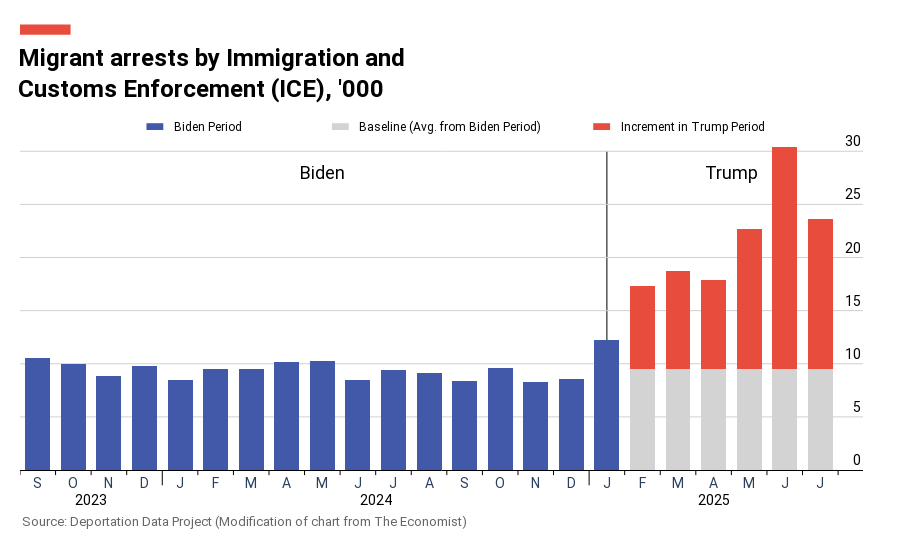

The code cell stored with this chart in its notebook:
### Code cell
# NEW CHART: Biden months in blue, Trump months stacked (gray baseline + red excess)
# Calculate Biden average (Sept 2023 - Jan 2025 = 17 months)
biden_avg = monthly_arrests.iloc[:17]['arrests_thousands'].mean()

print(f"Biden average arrests (Sept 2023 - Jan 2025): {biden_avg:.2f}k")
print(f"\nTrump months breakdown:")

# Create separate traces for stacked bars
biden_data = monthly_arrests.iloc[:17].copy()
trump_data = monthly_arrests.iloc[17:].copy()

# For Trump months, split into gray baseline and red excess
trump_baseline = [biden_avg] * len(trump_data)
trump_excess = (trump_data['arrests_thousands'] - biden_avg).tolist()

for i, (idx, row) in enumerate(trump_data.iterrows()):
    print(f"{row['year_month'].strftime('%b %Y')}: Total={row['arrests_thousands']:.2f}k, Baseline={biden_avg:.2f}k, Excess={trump_excess[i]:.2f}k")

# Create the stacked bar chart
fig2 = go.Figure()

# Biden months - blue bars
fig2.add_trace(go.Bar(
    x=x_categories[:17],
    y=biden_data['arrests_thousands'],
    marker=dict(
        color='#4259AA',
        line=dict(width=0)
    ),
    name='Biden Period',
    hovertemplate='%{y:.1f}k arrests<extra></extra>'
))

# Trump months - gray baseline (bottom)
fig2.add_trace(go.Bar(
    x=x_categories[17:],
    y=trump_baseline,
    marker=dict(
        color='#D3D3D3',  # Light gray
        line=dict(width=0)
    ),
    name='Baseline (Avg. from Biden Period)',
    hovertemplate='%{y:.1f}k arrests<extra></extra>'
))

# Trump months - red excess (top)
fig2.add_trace(go.Bar(
    x=x_categories[17:],
    y=trump_excess,
    marker=dict(
        color='#E74C3C',
        line=dict(width=0)
    ),
    name='Increment in Trump Period',
    hovertemplate='%{y:.1f}k arrests<extra></extra>'
))

# Add administration labels
fig2.add_annotation(
    x=8,
    y=28,
    text='Biden',
    showarrow=False,
    font=dict(size=18, color='black', family='Roboto, Arial, sans-serif'),
    xanchor='center',
    yanchor='middle'
)

fig2.add_annotation(
    x=19.5,
    y=28,
    text='Trump',
    showarrow=False,
    font=dict(size=18, color='black', family='Roboto, Arial, sans-serif'),
    xanchor='center',
    yanchor='middle'
)

# Update layout
fig2.update_layout(
    title=dict(
        text='Migrant arrests by Immigration and<br>Customs Enforcement (ICE), \'000',
        font=dict(size=24, color='black', family='Roboto, Arial, sans-serif', weight='bold'),
        x=0.02,
        xanchor='left',
        y=0.88,
        yanchor='top'
    ),
    xaxis=dict(
        type='category',
        tickmode='array',
        tickvals=x_categories,
        ticktext=x_labels,
        tickfont=dict(size=14, family='Roboto, Arial, sans-serif'),
        showgrid=False,
        showline=True,
        linecolor='black',
        linewidth=1,
        zeroline=False,
        ticks='',
        ticklen=0,
        range=[-0.5, len(x_categories) + 0.2]
    ),
    yaxis=dict(
        range=[0, 32],
        tickvals=[0, 5, 10, 15, 20, 25, 30],
        tickfont=dict(size=14, family='Roboto, Arial, sans-serif'),
        showgrid=True,
        gridcolor='#D0D0D0',
        gridwidth=1,
        showline=False,
        zeroline=False,
        title='',
        side='right',
        tickmode='array',
        layer='below traces',
        ticks='',
        ticklen=0,
        showticklabels=False
    ),
    plot_bgcolor='white',
    paper_bgcolor='white',
    height=550,
    margin=dict(l=20, r=20, t=130, b=80),
    showlegend=False,
    bargap=0.3,
    barmode='stack',  # Stack the Trump bars
    hoverlabel=dict(
        bgcolor='black',
        font_size=14,
        font_family='Roboto, Arial, sans-serif'
    ),
    shapes=[
        # Red rectangle above the title
        dict(
            type='rect',
            xref='paper',
            yref='paper',
            x0=0,
            y0=1.28,
            x1=0.06,
            y1=1.31,
            fillcolor='#E74C3C',
            line=dict(width=0)
        ),
        # Thin vertical line at January 2025 column
        dict(
            type='line',
            xref='x',
            yref='y',
            x0=16,
            y0=0,
            x1=16,
            y1=30,
            line=dict(color='black', width=1),
            layer='below'
        )
    ]
)

# Add y-axis labels on top of gridlines
for tick_val in [0, 5, 10, 15, 20, 25, 30]:
    fig2.add_annotation(
        x=1.0,
        xref='paper',
        y=tick_val,
        yref='y',
        text=str(tick_val),
        showarrow=False,
        font=dict(size=14, family='Roboto, Arial, sans-serif', color='black'),
        xanchor='right',
        yanchor='bottom'
    )

# Add centered year labels below the x-axis
for start_idx, year in year_positions:
    if year == 2023:
        center_x = start_idx + 1.5
    elif year == 2024:
        center_x = start_idx + 5.5
    elif year == 2025:
        center_x = start_idx + 3
    
    fig2.add_annotation(
        x=center_x,
        xref='x',
        y=-0.06,
        yref='paper',
        text=str(year),
        showarrow=False,
        font=dict(size=14, family='Roboto, Arial, sans-serif', color='black'),
        xanchor='center',
        yanchor='top'
    )

# Add tick marks between columns
fig2.add_shape(
    type='line',
    xref='x',
    yref='paper',
    x0=-0.5,
    y0=0,
    x1=-0.5,
    y1=-0.015,
    line=dict(color='black', width=1)
)

for i in range(len(x_categories) - 1):
    current_year = int(x_categories[i].split('-')[0])
    next_year = int(x_categories[i + 1].split('-')[0])
    is_year_boundary = (current_year != next_year)
    tick_length = -0.045 if is_year_boundary else -0.015
    
    fig2.add_shape(
        type='line',
        xref='x',
        yref='paper',
        x0=i + 0.5,
        y0=0,
        x1=i + 0.5,
        y1=tick_length,
        line=dict(color='black', width=1)
    )

fig2.add_shape(
    type='line',
    xref='x',
    yref='paper',
    x0=len(x_categories) - 0.5,
    y0=0,
    x1=len(x_categories) - 0.5,
    y1=-0.015,
    line=dict(color='black', width=1)
)

# Add legend above the chart and below the title
# Blue square for Biden period
fig2.add_shape(
    type='rect',
    xref='paper',
    yref='paper',
    x0=0.15,
    y0=1.00,
    x1=0.17,
    y1=1.02,
    fillcolor='#4259AA',
    line=dict(width=0)
)
fig2.add_annotation(
    text='Biden Period',
    xref='paper',
    yref='paper',
    x=0.18,
    y=1.01,
    showarrow=False,
    font=dict(size=12, color='black', family='Roboto, Arial, sans-serif'),
    xanchor='left',
    yanchor='middle'
)

# Light gray square for baseline
fig2.add_shape(
    type='rect',
    xref='paper',
    yref='paper',
    x0=0.37,
    y0=1.00,
    x1=0.39,
    y1=1.02,
    fillcolor='#D3D3D3',
    line=dict(width=0)
)
fig2.add_annotation(
    text='Baseline (Avg. from Biden Period)',
    xref='paper',
    yref='paper',
    x=0.40,
    y=1.01,
    showarrow=False,
    font=dict(size=12, color='black', family='Roboto, Arial, sans-serif'),
    xanchor='left',
    yanchor='middle'
)

# Red square for excess
fig2.add_shape(
    type='rect',
    xref='paper',
    yref='paper',
    x0=0.68,
    y0=1.00,
    x1=0.70,
    y1=1.02,
    fillcolor='#E74C3C',
    line=dict(width=0)
)
fig2.add_annotation(
    text='Increment in Trump Period',
    xref='paper',
    yref='paper',
    x=0.71,
    y=1.01,
    showarrow=False,
    font=dict(size=12, color='black', family='Roboto, Arial, sans-serif'),
    xanchor='left',
    yanchor='middle'
)

# Add source annotation
fig2.add_annotation(
    text='Source: Deportation Data Project (Modification of chart from The Economist)',
    xref='paper',
    yref='paper',
    x=0,
    y=-0.18,
    showarrow=False,
    font=dict(size=13, color='#666666', family='Roboto, Arial, sans-serif'),
    xanchor='left'
)

fig2.show()

### Figure 1 — Plotly figure (JSON) as saved in the notebook; plotly's stock layout.template omitted (floating-point values rounded to 4 significant figures)
{"data": [{"hovertemplate": "%{y:.1f}k arrests<extra></extra>", "marker": {"color": "#4259AA", "line": {"width": 0}}, "name": "Biden Period", "type": "bar", "x": ["2023-09", "2023-10", "2023-11", "2023-12", "2024-01", "2024-02", "2024-03", "2024-04", "2024-05", "2024-06", "2024-07", "2024-08", "2024-09", "2024-10", "2024-11", "2024-12", "2025-01"], "y": [10.52, 10.0, 8.825, 9.807, 8.462, 9.54, 9.507, 10.14, 10.22, 8.459, 9.442, 9.141, 8.407, 9.58, 8.246, 8.542, 12.28]}, {"hovertemplate": "%{y:.1f}k arrests<extra></extra>", "marker": {"color": "#D3D3D3", "line": {"width": 0}}, "name": "Baseline (Avg. from Biden Period)", "type": "bar", "x": ["2025-02", "2025-03", "2025-04", "2025-05", "2025-06", "2025-07"], "y": [9.477, 9.477, 9.477, 9.477, 9.477, 9.477]}, {"hovertemplate": "%{y:.1f}k arrests<extra></extra>", "marker": {"color": "#E74C3C", "line": {"width": 0}}, "name": "Increment in Trump Period", "type": "bar", "x": ["2025-02", "2025-03", "2025-04", "2025-05", "2025-06", "2025-07"], "y": [7.845, 9.272, 8.384, 13.17, 20.92, 14.15]}], "layout": {"annotations": [{"font": {"color": "black", "family": "Roboto, Arial, sans-serif", "size": 18}, "showarrow": false, "text": "Biden", "x": 8, "xanchor": "center", "y": 28, "yanchor": "middle"}, {"font": {"color": "black", "family": "Roboto, Arial, sans-serif", "size": 18}, "showarrow": false, "text": "Trump", "x": 19.5, "xanchor": "center", "y": 28, "yanchor": "middle"}, {"font": {"color": "black", "family": "Roboto, Arial, sans-serif", "size": 14}, "showarrow": false, "text": "0", "x": 1, "xanchor": "right", "xref": "paper", "y": 0, "yanchor": "bottom", "yref": "y"}, {"font": {"color": "black", "family": "Roboto, Arial, sans-serif", "size": 14}, "showarrow": false, "text": "5", "x": 1, "xanchor": "right", "xref": "paper", "y": 5, "yanchor": "bottom", "yref": "y"}, {"font": {"color": "black", "family": "Roboto, Arial, sans-serif", "size": 14}, "showarrow": false, "text": "10", "x": 1, "xanchor": "right", "xref": "paper", "y": 10, "yanchor": "bottom", "yref": "y"}, {"font": {"color": "black", "family": "Roboto, Arial, sans-serif", "size": 14}, "showarrow": false, "text": "15", "x": 1, "xanchor": "right", "xref": "paper", "y": 15, "yanchor": "bottom", "yref": "y"}, {"font": {"color": "black", "family": "Roboto, Arial, sans-serif", "size": 14}, "showarrow": false, "text": "20", "x": 1, "xanchor": "right", "xref": "paper", "y": 20, "yanchor": "bottom", "yref": "y"}, {"font": {"color": "black", "family": "Roboto, Arial, sans-serif", "size": 14}, "showarrow": false, "text": "25", "x": 1, "xanchor": "right", "xref": "paper", "y": 25, "yanchor": "bottom", "yref": "y"}, {"font": {"color": "black", "family": "Roboto, Arial, sans-serif", "size": 14}, "showarrow": false, "text": "30", "x": 1, "xanchor": "right", "xref": "paper", "y": 30, "yanchor": "bottom", "yref": "y"}, {"font": {"color": "black", "family": "Roboto, Arial, sans-serif", "size": 14}, "showarrow": false, "text": "2023", "x": 1.5, "xanchor": "center", "xref": "x", "y": -0.06, "yanchor": "top", "yref": "paper"}, {"font": {"color": "black", "family": "Roboto, Arial, sans-serif", "size": 14}, "showarrow": false, "text": "2024", "x": 9.5, "xanchor": "center", "xref": "x", "y": -0.06, "yanchor": "top", "yref": "paper"}, {"font": {"color": "black", "family": "Roboto, Arial, sans-serif", "size": 14}, "showarrow": false, "text": "2025", "x": 19, "xanchor": "center", "xref": "x", "y": -0.06, "yanchor": "top", "yref": "paper"}, {"font": {"color": "black", "family": "Roboto, Arial, sans-serif", "size": 12}, "showarrow": false, "text": "Biden Period", "x": 0.18, "xanchor": "left", "xref": "paper", "y": 1.01, "yanchor": "middle", "yref": "paper"}, {"font": {"color": "black", "family": "Roboto, Arial, sans-serif", "size": 12}, "showarrow": false, "text": "Baseline (Avg. from Biden Period)", "x": 0.4, "xanchor": "left", "xref": "paper", "y": 1.01, "yanchor": "middle", "yref": "paper"}, {"font": {"color": "black", "family": "Roboto, Arial, sans-serif", "size": 12}, "showarrow": false, "text": "Increment in Trump Period", "x": 0.71, "xanchor": "left", "xref": "paper", "y": 1.01, "yanchor": "middle", "yref": "paper"}, {"font": {"color": "#666666", "family": "Roboto, Arial, sans-serif", "size": 13}, "showarrow": false, "text": "Source: Deportation Data Project (Modification of chart from The Economist)", "x": 0, "xanchor": "left", "xref": "paper", "y": -0.18, "yref": "paper"}], "bargap": 0.3, "barmode": "stack", "height": 550, "hoverlabel": {"bgcolor": "black", "font": {"family": "Roboto, Arial, sans-serif", "size": 14}}, "margin": {"b": 80, "l": 20, "r": 20, "t": 130}, "paper_bgcolor": "white", "plot_bgcolor": "white", "shapes": [{"fillcolor": "#E74C3C", "line": {"width": 0}, "type": "rect", "x0": 0, "x1": 0.06, "xref": "paper", "y0": 1.28, "y1": 1.31, "yref": "paper"}, {"layer": "below", "line": {"color": "black", "width": 1}, "type": "line", "x0": 16, "x1": 16, "xref": "x", "y0": 0, "y1": 30, "yref": "y"}, {"line": {"color": "black", "width": 1}, "type": "line", "x0": -0.5, "x1": -0.5, "xref": "x", "y0": 0, "y1": -0.015, "yref": "paper"}, {"line": {"color": "black", "width": 1}, "type": "line", "x0": 0.5, "x1": 0.5, "xref": "x", "y0": 0, "y1": -0.015, "yref": "paper"}, {"line": {"color": "black", "width": 1}, "type": "line", "x0": 1.5, "x1": 1.5, "xref": "x", "y0": 0, "y1": -0.015, "yref": "paper"}, {"line": {"color": "black", "width": 1}, "type": "line", "x0": 2.5, "x1": 2.5, "xref": "x", "y0": 0, "y1": -0.015, "yref": "paper"}, {"line": {"color": "black", "width": 1}, "type": "line", "x0": 3.5, "x1": 3.5, "xref": "x", "y0": 0, "y1": -0.045, "yref": "paper"}, {"line": {"color": "black", "width": 1}, "type": "line", "x0": 4.5, "x1": 4.5, "xref": "x", "y0": 0, "y1": -0.015, "yref": "paper"}, {"line": {"color": "black", "width": 1}, "type": "line", "x0": 5.5, "x1": 5.5, "xref": "x", "y0": 0, "y1": -0.015, "yref": "paper"}, {"line": {"color": "black", "width": 1}, "type": "line", "x0": 6.5, "x1": 6.5, "xref": "x", "y0": 0, "y1": -0.015, "yref": "paper"}, {"line": {"color": "black", "width": 1}, "type": "line", "x0": 7.5, "x1": 7.5, "xref": "x", "y0": 0, "y1": -0.015, "yref": "paper"}, {"line": {"color": "black", "width": 1}, "type": "line", "x0": 8.5, "x1": 8.5, "xref": "x", "y0": 0, "y1": -0.015, "yref": "paper"}, {"line": {"color": "black", "width": 1}, "type": "line", "x0": 9.5, "x1": 9.5, "xref": "x", "y0": 0, "y1": -0.015, "yref": "paper"}, {"line": {"color": "black", "width": 1}, "type": "line", "x0": 10.5, "x1": 10.5, "xref": "x", "y0": 0, "y1": -0.015, "yref": "paper"}, {"line": {"color": "black", "width": 1}, "type": "line", "x0": 11.5, "x1": 11.5, "xref": "x", "y0": 0, "y1": -0.015, "yref": "paper"}, {"line": {"color": "black", "width": 1}, "type": "line", "x0": 12.5, "x1": 12.5, "xref": "x", "y0": 0, "y1": -0.015, "yref": "paper"}, {"line": {"color": "black", "width": 1}, "type": "line", "x0": 13.5, "x1": 13.5, "xref": "x", "y0": 0, "y1": -0.015, "yref": "paper"}, {"line": {"color": "black", "width": 1}, "type": "line", "x0": 14.5, "x1": 14.5, "xref": "x", "y0": 0, "y1": -0.015, "yref": "paper"}, {"line": {"color": "black", "width": 1}, "type": "line", "x0": 15.5, "x1": 15.5, "xref": "x", "y0": 0, "y1": -0.045, "yref": "paper"}, {"line": {"color": "black", "width": 1}, "type": "line", "x0": 16.5, "x1": 16.5, "xref": "x", "y0": 0, "y1": -0.015, "yref": "paper"}, {"line": {"color": "black", "width": 1}, "type": "line", "x0": 17.5, "x1": 17.5, "xref": "x", "y0": 0, "y1": -0.015, "yref": "paper"}, {"line": {"color": "black", "width": 1}, "type": "line", "x0": 18.5, "x1": 18.5, "xref": "x", "y0": 0, "y1": -0.015, "yref": "paper"}, {"line": {"color": "black", "width": 1}, "type": "line", "x0": 19.5, "x1": 19.5, "xref": "x", "y0": 0, "y1": -0.015, "yref": "paper"}, {"line": {"color": "black", "width": 1}, "type": "line", "x0": 20.5, "x1": 20.5, "xref": "x", "y0": 0, "y1": -0.015, "yref": "paper"}, {"line": {"color": "black", "width": 1}, "type": "line", "x0": 21.5, "x1": 21.5, "xref": "x", "y0": 0, "y1": -0.015, "yref": "paper"}, {"line": {"color": "black", "width": 1}, "type": "line", "x0": 22.5, "x1": 22.5, "xref": "x", "y0": 0, "y1": -0.015, "yref": "paper"}, {"fillcolor": "#4259AA", "line": {"width": 0}, "type": "rect", "x0": 0.15, "x1": 0.17, "xref": "paper", "y0": 1, "y1": 1.02, "yref": "paper"}, {"fillcolor": "#D3D3D3", "line": {"width": 0}, "type": "rect", "x0": 0.37, "x1": 0.39, "xref": "paper", "y0": 1, "y1": 1.02, "yref": "paper"}, {"fillcolor": "#E74C3C", "line": {"width": 0}, "type": "rect", "x0": 0.68, "x1": 0.7, "xref": "paper", "y0": 1, "y1": 1.02, "yref": "paper"}], "showlegend": false, "title": {"font": {"color": "black", "family": "Roboto, Arial, sans-serif", "size": 24, "weight": "bold"}, "text": "Migrant arrests by Immigration and<br>Customs Enforcement (ICE), '000", "x": 0.02, "xanchor": "left", "y": 0.88, "yanchor": "top"}, "xaxis": {"linecolor": "black", "linewidth": 1, "range": [-0.5, 23.2], "showgrid": false, "showline": true, "tickfont": {"family": "Roboto, Arial, sans-serif", "size": 14}, "ticklen": 0, "tickmode": "array", "ticks": "", "ticktext": ["S", "O", "N", "D", "J", "F", "M", "A", "M", "J", "J", "A", "S", "O", "N", "D", "J", "F", "M", "A", "M", "J", "J"], "tickvals": ["2023-09", "2023-10", "2023-11", "2023-12", "2024-01", "2024-02", "2024-03", "2024-04", "2024-05", "2024-06", "2024-07", "2024-08", "2024-09", "2024-10", "2024-11", "2024-12", "2025-01", "2025-02", "2025-03", "2025-04", "2025-05", "2025-06", "2025-07"], "type": "category", "zeroline": false}, "yaxis": {"gridcolor": "#D0D0D0", "gridwidth": 1, "layer": "below traces", "range": [0, 32], "showgrid": true, "showline": false, "showticklabels": false, "side": "right", "tickfont": {"family": "Roboto, Arial, sans-serif", "size": 14}, "ticklen": 0, "tickmode": "array", "ticks": "", "tickvals": [0, 5, 10, 15, 20, 25, 30], "title": {"text": ""}, "zeroline": false}}}
